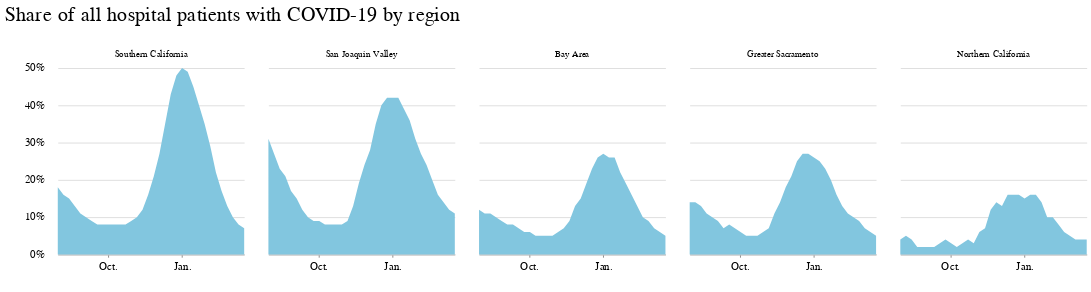

The code cell stored with this chart in its notebook:
### Code cell
chart = (
    alt.Chart(regions_timeseries)
    .mark_area()
    .encode(
        x=alt.X(
            "week:T", axis=alt.Axis(grid=False, format="%b.", title=" ", tickCount=4)
        ),
        y=alt.Y(
            "covid_patients_share",
            title=" ",
            axis=alt.Axis(
                format="%",
                title="",
                tickCount=5,
                gridColor="#dddddd",
                offset=6,
                tickSize=0,
                domainOpacity=0,
            ),
        ),
        facet=alt.Facet(
            "region",
            columns=5,
            title=" ",
            sort=alt.EncodingSortField(
                "covid_patients_share", op="max", order="descending"
            ),
        ),
        #     color=alt.Color('region', legend=alt.Legend(orient="top", title=' '))
    )
    .properties(
        width=200,
        height=200,
        title="Share of all hospital patients with COVID-19 by region",
    )
)

chart.configure_view(strokeOpacity=0)

### Figure 1 — Vega-Lite specification as saved in the notebook (floating-point values rounded to 4 significant figures; data arrays with more than 128 entries replaced by an {"elided": "..."} marker saying what was removed)
{"config": {"view": {"width": 800, "height": 450, "strokeOpacity": 0}, "background": "#ffffff", "title": {"anchor": "start", "font": "Benton Gothic Bold, sans", "fontColor": "#000000", "fontSize": 22, "fontWeight": "normal"}, "arc": {"fill": "#82c6df"}, "area": {"fill": "#82c6df"}, "line": {"stroke": "#82c6df", "strokeWidth": 3}, "path": {"stroke": "#82c6df"}, "rect": {"fill": "#82c6df"}, "shape": {"stroke": "#82c6df"}, "bar": {"fill": "#82c6df"}, "point": {"stroke": "#82c6df"}, "symbol": {"fill": "#82c6df", "size": 30}, "axis": {"titleFont": "Benton Gothic Bold, sans", "titleFontSize": 13, "titleFontWeight": "normal", "labelFont": "Benton Gothic, sans", "labelFontSize": 11.5, "labelFontWeight": "normal"}, "axisX": {"labelAngle": 0, "labelPadding": 4, "tickSize": 3}, "axisY": {"labelBaseline": "middle", "maxExtent": 45, "minExtent": 45, "tickSize": 2, "titleAlign": "left", "titleAngle": 0, "titleX": -45, "titleY": -11}, "legend": {"titleFont": "Benton Gothic Bold, sans", "titleFontSize": 13, "titleFontWeight": "normal", "symbolType": "square", "labelFont": "Benton Gothic, sans", "labelFontSize": 11.5}, "range": {"category": ["#3580b1", "#ec8431", "#ab7fb4", "#c89d29", "#adc839", "#829eb1"], "diverging": ["#e68a4f", "#f4bb6a", "#f9e39c", "#dadfe2", "#a6b7c6", "#849eae"], "heatmap": ["#fbf2c7", "#f9e39c", "#f8d36e", "#f4bb6a", "#e68a4f", "#d15a40", "#ab4232"], "ordinal": ["#fbf2c7", "#f9e39c", "#f8d36e", "#f4bb6a", "#e68a4f", "#d15a40", "#ab4232"], "ramp": ["#fbf2c7", "#f9e39c", "#f8d36e", "#f4bb6a", "#e68a4f", "#d15a40", "#ab4232"]}}, "data": {"name": "data-0a117507e250952250b9cd442ff86ff4"}, "mark": "area", "encoding": {"facet": {"type": "nominal", "columns": 5, "field": "region", "sort": {"field": "covid_patients_share", "op": "max", "order": "descending"}, "title": " "}, "x": {"type": "temporal", "axis": {"format": "%b.", "grid": false, "tickCount": 4, "title": " "}, "field": "week"}, "y": {"type": "quantitative", "axis": {"domainOpacity": 0, "format": "%", "gridColor": "#dddddd", "offset": 6, "tickCount": 5, "tickSize": 0, "title": ""}, "field": "covid_patients_share", "title": " "}}, "height": 200, "title": "Share of all hospital patients with COVID-19 by region", "width": 200, "$schema": "https://vega.github.io/schema/vega-lite/v4.0.2.json", "datasets": {"data-0a117507e250952250b9cd442ff86ff4": {"elided": "170 records"}}}
